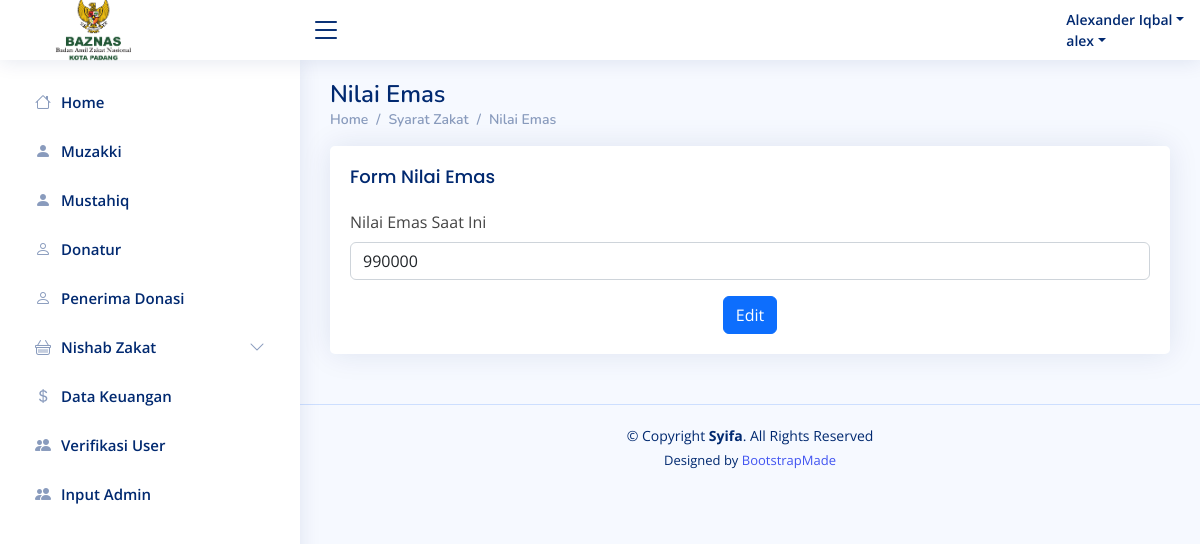
Screenshot of /admin/syaratzakatmaal.php (signed in) with the database file from the repository.
### tables this page shows
CREATE TABLE `user` (
  `id_user` int(11) NOT NULL,
  `nama` varchar(20) NOT NULL,
  `username` varchar(20) NOT NULL,
  `pasw` varchar(20) NOT NULL,
  `level` varchar(10) NOT NULL,
  `status` varchar(15) NOT NULL
);

CREATE TABLE `nilai` (
  `id_zakat` int(11) NOT NULL,
  `jenis` varchar(20) NOT NULL,
  `besaran` int(11) NOT NULL
);

### admin/syaratzakatmaal.php (the view, shortened to what this page needs)
<!DOCTYPE html>
<html lang="en">
<head>
    <link href="assets/vendor/bootstrap/css/bootstrap.min.css" rel="stylesheet">
    <link href="assets/vendor/bootstrap-icons/bootstrap-icons.css" rel="stylesheet">
    <link href="assets/vendor/boxicons/css/boxicons.min.css" rel="stylesheet">
    <link href="assets/vendor/quill/quill.snow.css" rel="stylesheet">
    <link href="assets/vendor/quill/quill.bubble.css" rel="stylesheet">
    <link href="assets/vendor/remixicon/remixicon.css" rel="stylesheet">
    <link href="assets/vendor/simple-datatables/style.css" rel="stylesheet">
    <link href="assets/css/style.css" rel="stylesheet">
</head>
<body>
    <header id="header" class="header fixed-top d-flex align-items-center">
        <?php include("header.php"); ?>
    </header>
    <aside id="sidebar" class="sidebar">
        <?php include("navadmin.php"); ?>
    </aside>
    <main id="main" class="main">
        <div class="pagetitle">
            <h1>Nilai Emas</h1>
            <nav>
                <ol class="breadcrumb">
                    <li class="breadcrumb-item"><a href="index.php">Home</a></li>
                    <li class="breadcrumb-item"><a>Syarat Zakat</a></li>
                    <li class="breadcrumb-item active"><a href="syaratzakatmaal.php">Nilai Emas</a></li>
                </ol>
            </nav>
        </div>
        <section class="section">
            <div class="card">
                <div class="card-body">
                    <h5 class="card-title">Form Nilai Emas</h5>
                    <form class="row g-3" id="discussionForm" method="post" action="proses/input/simpanemas.php" enctype="multipart/form-data">
                        <?php
                        include "../koneksi.php";
                        $datakat = mysqli_query($koneksi, "select * from nilai where jenis='emas'");
                        while ($dk = mysqli_fetch_assoc($datakat)) {
                        ?>
                            <div class="col-md-12">
                                <label for="inputName5" class="form-label">Nilai Emas Saat Ini</label>
                                <input type="text" readonly class="form-control" id="nm" name="nm" value="<?php echo $dk['besaran']; ?>">
                            </div>
                            <div class="text-center">
                                <a href="editemas.php?id_zakat=<?php echo $dk['id_zakat']; ?>" class="btn btn-primary" type="button"> Edit</a>
                            </div>
                        <?php } ?>
                    </form>
                </div>
            </div>
        </section>
    </main>
    <footer id="footer" class="footer">
        <div class="copyright">
            &copy; Copyright <strong><span>Syifa</span></strong>. All Rights Reserved
        </div>
        <div class="credits">
            Designed by <a href="https://bootstrapmade.com/">BootstrapMade</a>
        </div>
    </footer>
</body>
</html>

### admin/header.php (shortened to what this page needs)
<div class="d-flex align-items-center justify-content-between">
    <a href="index.php" class="logo d-flex align-items-center">
        <span class="d-none d-lg-block"> <img src="../assets/img/logobaznas.png" alt=""></span>
    </a>
    <i class="bi bi-list toggle-sidebar-btn"></i>
</div>
<nav class="header-nav ms-auto">
    <ul class="d-flex align-items-center">
        <li class="nav-item dropdown pe-3">
            <?php
            include("../koneksi.php");
            $login = mysqli_query($koneksi, "SELECT * from user where username='$_SESSION[username]'");
            while ($dk = mysqli_fetch_array($login)) {
            ?>
                <a class="nav-link nav-profile d-flex align-items-center pe-0" href="#" data-bs-toggle="dropdown">
                    <span class="d-none d-md-block dropdown-toggle ps-2"><?php echo $dk['nama']; ?></span>
                </a>
            <?php } ?>
</nav>

### admin/assets/css/style.css (style rules this page uses)
:root { scroll-behavior: smooth; }
body { font-family: "Open Sans", sans-serif; background: #f6f9ff; color: #444444; }
a { color: #4154f1; text-decoration: none; }
h1, h2, h3, h4, h5, h6 { font-family: "Nunito", sans-serif; }
#main { margin-top: 60px; padding: 20px 30px; transition: all 0.3s; }
.pagetitle { margin-bottom: 10px; }
.pagetitle h1 { font-size: 24px; margin-bottom: 0; font-weight: 600; color: #012970; }
.card { margin-bottom: 30px; border: none; border-radius: 5px; box-shadow: 0px 0 30px rgba(1, 41, 112, 0.1); }
.card-title { padding: 20px 0 15px 0; font-size: 18px; font-weight: 500; color: #012970; font-family: "Poppins", sans-serif; }
.card-body { padding: 0 20px 20px 20px; }
.breadcrumb { font-size: 14px; font-family: "Nunito", sans-serif; color: #899bbd; font-weight: 600; }
.breadcrumb a { color: #899bbd; transition: 0.3s; }
.breadcrumb .breadcrumb-item::before { color: #899bbd; }
.breadcrumb .active { color: #51678f; font-weight: 600; }
.logo { line-height: 1; }
@media (min-width: 1200px) { .logo { width: 280px; } }
.logo img { max-height: 80px; margin-right: 1px; }
.logo span { font-size: 26px; font-weight: 700; color: #012970; font-family: "Nunito", sans-serif; }
.header { transition: all 0.5s; z-index: 997; height: 60px; box-shadow: 0px 2px 20px rgba(1, 41, 112, 0.1); background-color: #fff; padding-left: 20px; }
.header .toggle-sidebar-btn { font-size: 32px; padding-left: 10px; cursor: pointer; color: #012970; }
.header-nav ul { list-style: none; }
.header-nav > ul { margin: 0; padding: 0; }
.header-nav .nav-profile { color: #012970; }
.header-nav .nav-profile span { font-size: 14px; font-weight: 600; }
.sidebar { position: fixed; top: 60px; left: 0; bottom: 0; width: 300px; z-index: 996; transition: all 0.3s; padding: 20px; overflow-y: auto; scrollbar-width: thin; scrollbar-color: #aab7cf transparent; box-shadow: 0px 0px 20px rgba(1, 41, 112, 0.1); background-color: #fff; }
@media (min-width: 1200px) { #main, #footer { margin-left: 300px; } }
.footer { padding: 20px 0; font-size: 14px; transition: all 0.3s; border-top: 1px solid #cddfff; }
.footer .copyright { text-align: center; color: #012970; }
.footer .credits { padding-top: 5px; text-align: center; font-size: 13px; color: #012970; }

### rows the page displays
user: nama "Alexander Iqbal"
user: nama "alex"
nilai: nm "990000"
